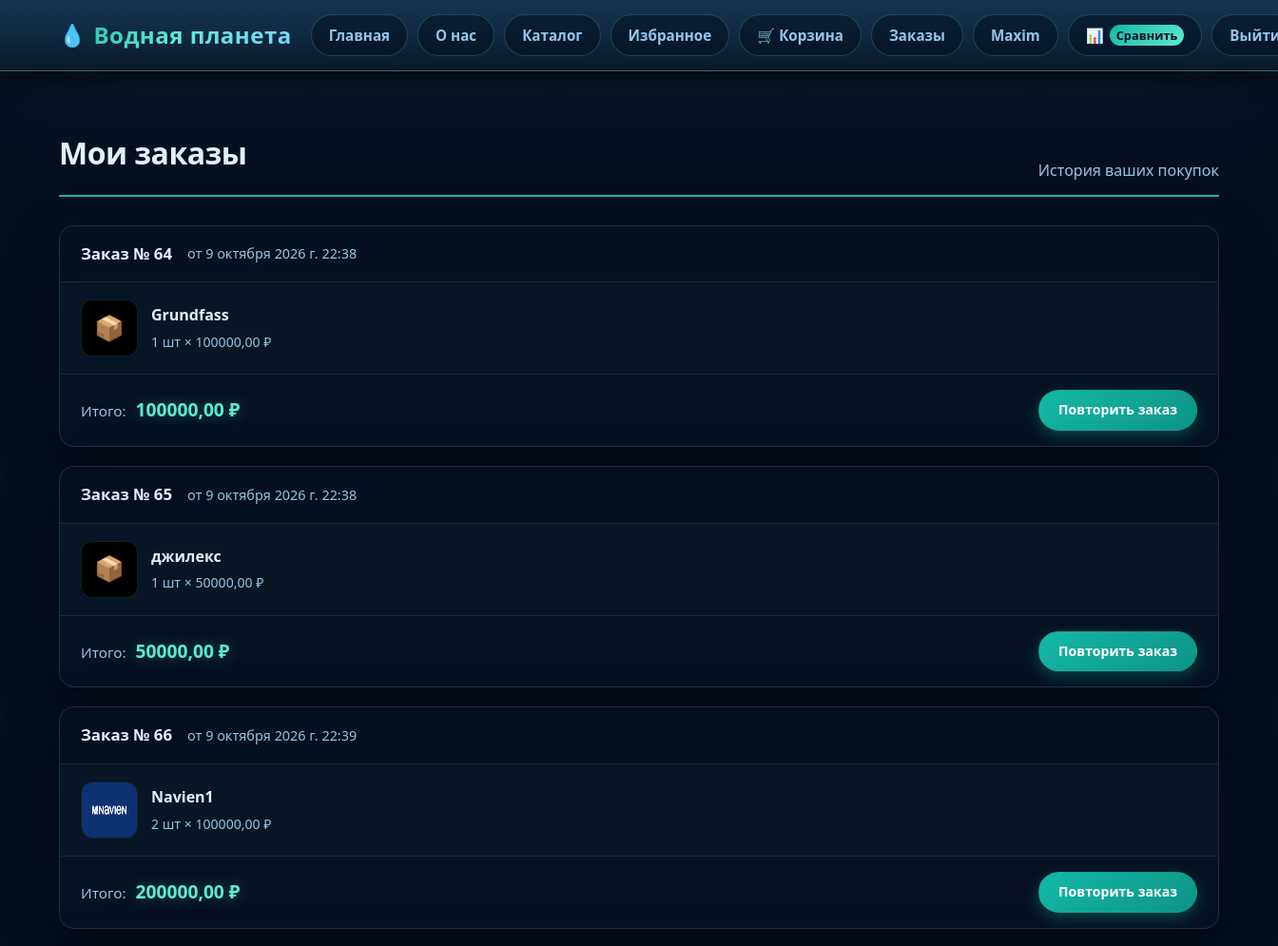
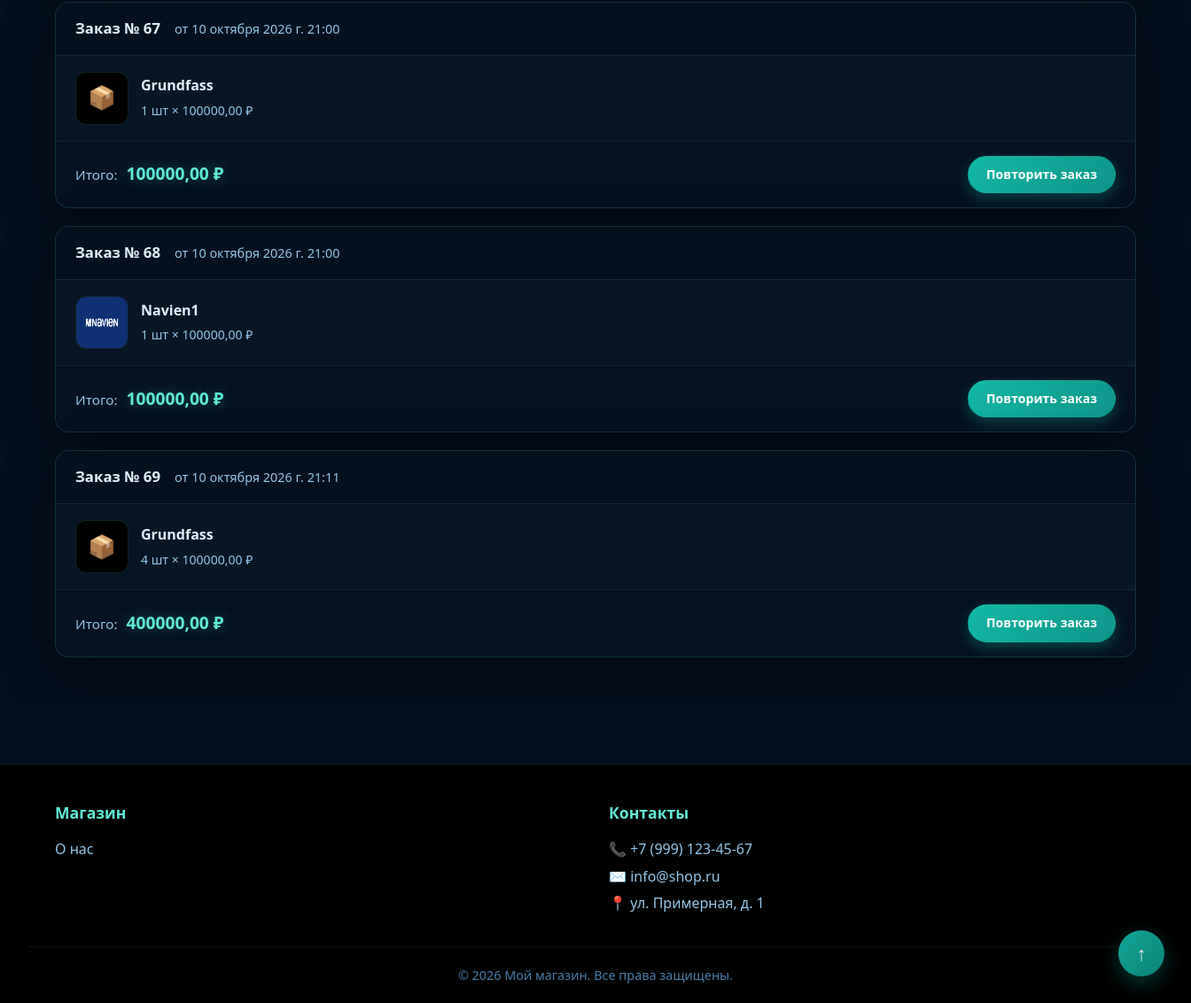
/products/orders (signed in), run on an earlier commit of the app's database (2 pictures, top to bottom).
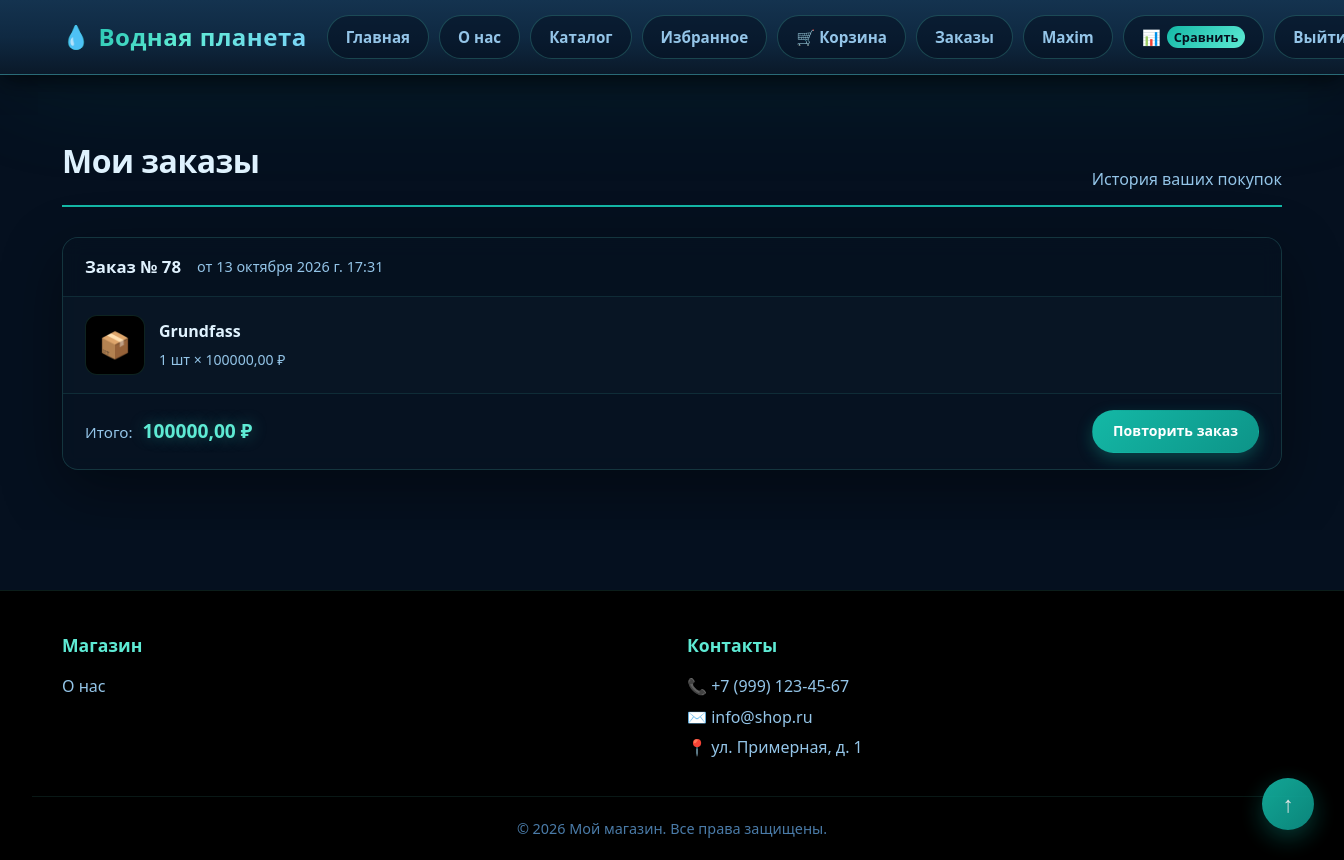
And on a later commit of the database.
### products/models.py (models this page shows, shortened)
class Order(models.Model):
	user = models.ForeignKey(User, on_delete=models.CASCADE)
	product = models.ForeignKey(Product, on_delete=models.CASCADE)
	quantity = models.PositiveIntegerField(default=1)
	date = models.DateTimeField(auto_now_add=True)
	def summ(self):
		return self.quantity * self.product.price

class Product(models.Model):
	name = models.CharField(max_length=128, unique=True)
	image = models.ImageField(upload_to="products_media/", blank=True)
	description = models.TextField(blank=True)
	short_description = models.CharField(max_length=128, blank=True)
	price = models.DecimalField(max_digits=10, decimal_places=2)
	quantity = models.PositiveIntegerField(default=1)
	length = models.PositiveIntegerField()
	width = models.PositiveIntegerField()
	height = models.PositiveIntegerField()
	power = models.PositiveIntegerField(blank=True)
	life = models.PositiveIntegerField()
	category = models.ForeignKey(ProductCategory, on_delete=models.CASCADE)
	created_timestamp = models.DateTimeField(auto_now_add=True)

### products/views.py (the view)
# urls.py: path('orders', orders, name='orders'),
def orders(request):
	if_quantity = False
	for order in Order.objects.filter(user=request.user):
		if order.product.quantity > 0:
			if_quantity = True
	context = {
		'title': 'Заказы',
		'products': Order.objects.filter(user=request.user),
		'baskets': [basket.product for basket in Baskets.objects.filter(user=request.user)],
		'bask': Baskets.objects.filter(user=request.user),
		'favorites': [favorite.product for favorite in Favorites.objects.filter(user=request.user)],
		'fav': Favorites.objects.filter(user=request.user),
		'compares': Compare.objects.filter(user=request.user),
		'comp': [compare.product for compare in Compare.objects.filter(user=request.user)],
		'if_quantity': if_quantity
	}
	return render(request, 'products/orders.html', context=context)

### products/templates/products/orders.html (shortened to what this page needs)
{% extends "products/base.html" %}
{% load static %}
{% block css %}
<link href="{% static 'css/orders.css' %}" rel="stylesheet">
{% endblock %}
{% block content %}
<main class="main">
    <div class="container">
        <div class="orders-header">
            <h1>Мои заказы</h1>
            <p>История ваших покупок</p>
        </div>
        {% if products %}
            <div class="orders-list">
                {% for order in products %}
                <article class="order-card">
                    <a href="{% url 'products:product_detail' order.product.id %}" class="order-card__link" aria-label="Заказ № {{ order.id }}"></a>
                    <div class="order-card__header">
                        <div class="order-card__info">
                            <span class="order-number">Заказ № {{ order.id }}</span>
                            <span class="order-date">от {{ order.date }}</span>
                        </div>
                    </div>
                    <div class="order-card__body">
                        <div class="order-products">
                            <div class="order-product">
                                {% if order.product.image %}
                                    <img class="order-product__image" src="/media/{{ order.product.image }}" alt="{{ order.product.name }}">
                                {% else %}
                                    <div class="order-product__image">📦</div>
                                {% endif %}
                                <div class="order-product__info">
                                    <div class="order-product__name">{{ order.product.name }}</div>
                                    <div class="order-product__qty">{{ order.quantity }} шт × {{ order.product.price }} ₽</div>
                                </div>
                            </div>
                        </div>
                    </div>
                    <div class="order-card__footer">
                        <div class="order-total">
                            Итого: <strong>{{ order.summ }} ₽</strong>
                        </div>
                        <div class="order-actions">
                            {% if order.product.quantity %}
                                <a href="{% url 'products:add_order_orders' order.id %}" class="order-btn order-btn--primary">Повторить заказ</a>
                            {% else %}
                                <span class="order-unavailable">Товар недоступен — повторить заказ нельзя</span>
                            {% endif %}
                        </div>
                    </div>
                </article>
                {% endfor %}
            </div>
        {% endif %}
    </div>
</main>
{% endblock %}

What changed in the data, as far as the page shows it:
removed Order: id "64", date "9 октября 2026 г. 22:38", product.name "Grundfass", quantity "1", product.price "100000,00", summ "100000,00", shows "Повторить заказ"
removed Order: id "65", date "9 октября 2026 г. 22:38", product.name "джилекс", quantity "1", product.price "50000,00", summ "50000,00", shows "Повторить заказ"
removed Order: id "66", date "9 октября 2026 г. 22:39", product.image (picture), product.name "Navien1", quantity "2", product.price "100000,00", summ "200000,00", shows "Повторить заказ"
removed Order: id "67", date "10 октября 2026 г. 21:00", product.name "Grundfass", quantity "1", product.price "100000,00", summ "100000,00", shows "Повторить заказ"
removed Order: id "68", date "10 октября 2026 г. 21:00", product.image (picture), product.name "Navien1", quantity "1", product.price "100000,00", summ "100000,00", shows "Повторить заказ"
removed Order: id "69", date "10 октября 2026 г. 21:11", product.name "Grundfass", quantity "4", product.price "100000,00", summ "400000,00", shows "Повторить заказ"
added Order: id "78", date "13 октября 2026 г. 17:31", product.name "Grundfass", quantity "1", product.price "100000,00", summ "100000,00", shows "Повторить заказ"
